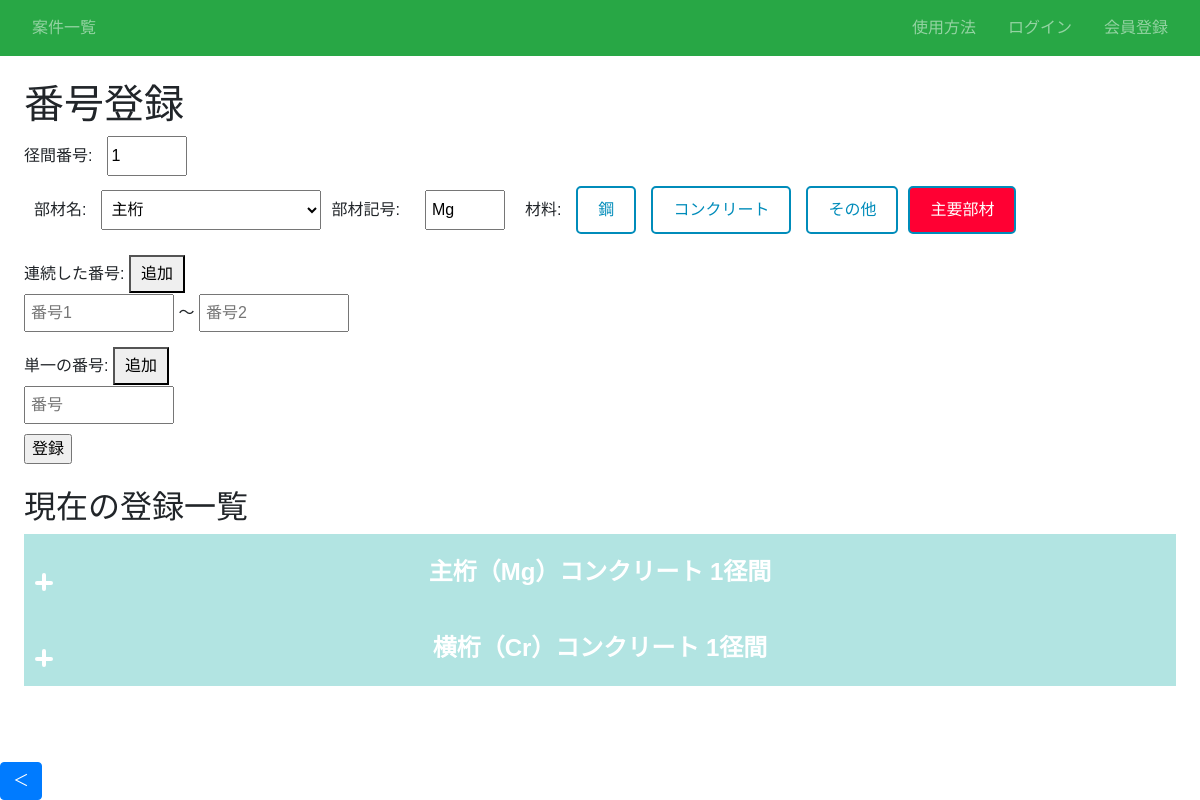
The app's page /article/1/infra/1/number/ with its own data.
### infra/models.py (models this page shows)
class Material(models.Model):
    材料 = models.CharField(max_length=100, choices=材料_CHOICES)
    def __str__(self):
        return self.材料

### infra/views.py (the view, shortened to what this page needs)
# urls.py: path('article/<int:article_pk>/infra/<int:pk>/number/', views.number_list, name='number-list'),# 要素番号登録
def number_list(request, article_pk, pk):
    serial_numbers = request.POST.getlist("serial_number") # ['0101', '0103', '0201', '0203']
    single_numbers = request.POST.getlist("single_number") # ['0101', '0201', '0301', '0401']
    new_serial_numbers = []
    for i in range(0, len(serial_numbers), 2):
        new_serial_numbers.append(serial_numbers[i] + "~" + serial_numbers[i+1])
    print(new_serial_numbers) # ['0101~0103', '0201~0203']
    parts_names = PartsName.objects.all()
    print(parts_names)
    print(f"pk：{pk}、article_pk：{article_pk}")
    create_number_list = PartsNumber.objects.filter(infra=pk)
    print(f"create_number_list：{create_number_list}")
    print(f"橋梁番号:{create_number_list}") # 橋梁番号:Table object (1)
    print(f"案件番号:{article_pk}") # 案件番号:1
    for item in create_number_list:
        print(f"Number: {item.number}, Unique ID: {item.unique_id}")
    grouped_parts = defaultdict(list)
    for accordion_list in create_number_list:
        title = f"{accordion_list.parts_name.部材名}（{accordion_list.symbol}）{accordion_list.get_material_list()} {accordion_list.span_number}径間"
        grouped_parts[title].append({
        'number': accordion_list.number,
        'unique_id': accordion_list.unique_id
        })
    return render(request, 'number_entry.html', {'object': create_number_list, 'article_pk': article_pk, 'pk': pk, "form": PartsNumberForm(), "parts_names":parts_names, 'create_number_list': create_number_list, 'grouped_parts': grouped_parts.items()})

### infra/forms.py (shortened to what this page needs)
class PartsNumberForm(forms.ModelForm):
    class Meta:
        model = PartsNumber
        fields = ['parts_name', 'symbol', 'material', 'main_frame', 'span_number', 'number', 'infra', 'article']

### infra/models.py (called while the page is built)
    def __str__(self):
        return self.title

    def __str__(self):
        return self.部材名

    def __str__(self):
        materials_list = ", ".join([str(material) for material in self.material.all()])
        return f"{self.infra}{self.parts_name}({self.symbol}{self.number}):{materials_list}/{self.main_frame}:{self.span_number}径間"

    def get_material_list(self):
        return ", ".join([m.材料 for m in self.material.all()])

### infra/templatetags/custom_filters.py (called while the page is built)
@register.filter
def sort_list(value):
    try:
        return sorted(value)
    except TypeError:
        return value

### templates/number_entry.html (shortened to what this page needs)
{% extends 'base.html' %}
{% load custom_filters %}
{% block h1 %}番号登録{% endblock %}
{% block content %}
    <form action="" method="post">
        <div class="inline-group">
            <label for="span_number">径間番号:</label>
            <input type="number" id="span_number" name="span_number" value="1">
        </div>
        <div class="form-section">
            <div class="inline-group">
                <label for="part-name">部材名:</label>
                <div class="dropdown-container">
                    <select id="part-name" name="parts_name" onchange="toggleMainFrame(this)">
                        {% for parts_name in parts_names %}
                        <option value="{{ parts_name.id }}" data-main="{{ parts_name.主要部材|yesno:'true,false' }}">
                            {{ parts_name.部材名 }}
                        </option>
                        {% endfor %}
                    </select>
                </div>
            </div>
            <div class="inline-group">
                <label for="symbol">部材記号:</label>
                <input type="text" id="symbol" name="symbol" value="Mg">
            </div>
            <div class="inline-group">
                <label>材料:</label>
                {% for parts_name in parts_names %}
                    {% for material in parts_name.material.all %}
                        <label class="material-option" for="material_{{ parts_name.id }}_{{ material.id }}" data-parts-id="{{ parts_name.id }}">
                            {{ material.材料 }}
                        </label>
                    {% endfor %}
                {% endfor %}
            </div>
            <label for="main_frame">主要部材{{ article.id }}{{ infra.id }}</label>
        </div>
        <div class="form-number-section">
            <label>連続した番号:</label>
            <button type="button" onclick="addSerialEntry()">追加</button>
            <div id="serial-entries" class="entries">
                <div class="entry">
                    <input type="number" placeholder="番号1" min="1" name="serial_number"> ～ <input type="number" placeholder="番号2" min="1" name="serial_number">
                </div>
            </div>
        </div>
        <div class="form-number-section">
            <label>単一の番号:</label>
            <button type="button" onclick="addSingleEntry()">追加</button>
            <div id="single-entries" class="entries">
                <div class="entry">
                    <input type="number" placeholder="番号" min="1" name="single_number">
                </div>
            </div>
        </div>
        <input type="submit" value="登録">
    </form>
    <h2>現在の登録一覧</h2>
    {% for title, parts_list in grouped_parts %}
    <details class="details js-details">
        <summary class="details-summary js-details-summary"><span class="btn"></span>{{ title }}</summary>
    </details>
    {% empty %}
        <p>登録されている番号がありません。</p>
    {% endfor %}
{% endblock %}

### templates/number_entry.html (style rules this page uses)
body { font-family: Arial, sans-serif; margin: 0; }
.form-section { margin-bottom: 20px; }
.form-section label { display: block; margin-bottom: 5px; }
.form-section input, .form-section select, .form-number-section input, .form-number-section select { width: 150px; padding: 5px; margin-bottom: 10px; }
#span_number { height: 40px; width: 80px; }
#part-name { height: 40px; width: 220px; }
#symbol { height: 40px; width: 80px; }
.form-section { display: flex; align-items: baseline; gap: 10px; }
.form-number-section { align-items: baseline; gap: 10px; }
.inline-group { display: flex; align-items: baseline; gap: 15px; margin-bottom: 10px; }
.form-section .inline-group label { margin: 0; }
.form-section .inline-group input, .form-section, .form-number-section .inline-group select { margin: 0 10px; }
.form-number-section .entries .entry { display: inline-block; margin-right: 10px; white-space: nowrap; gap: 10px; }
button { margin-top: 5px; padding: 5px 10px; cursor: pointer; }
input[type="checkbox"] + label { display: inline-block; padding: 10px 20px; border: 2px solid #008CBA; background-color: white; color: #008CBA; cursor: pointer; border-radius: 5px; transition: background-color 0.3s, color 0.3s; }
input[type="checkbox"]:checked + label { background-color: #ff0033; color: white; }
.details-summary { position: relative; display: block; padding: 20px; color: #fff; font-size: 24px; font-weight: bold; text-align: center; background-color: #b2e4e2; cursor: pointer; }
.details-summary .btn { position: absolute; top: 50%; left: 10px; width: 18px; height: 18px; transform-origin: center center; transition-duration: 0.2s; }
.details-summary .btn:before, .details-summary .btn:after { content: ""; background-color: #fff; border-radius: 10px; width: 18px; height: 4px; position: absolute; top: 50%; left: 0; transform-origin: center center; }
.details-summary .btn:before { width: 4px; height: 18px; top: 0; left: 7px; }
.details-summary .btn:before { top: 0; left: 7px; }
.dropdown-container { position: relative; display: inline-block; }

### records on screen
Material: 材料 "鋼"
Material: 材料 "コンクリート"
Material: 材料 "その他"

### other values on screen
{{ title }} "主桁（Mg）コンクリート 1径間" "横桁（Cr）コンクリート 1径間"
form field parts_name "主桁"
